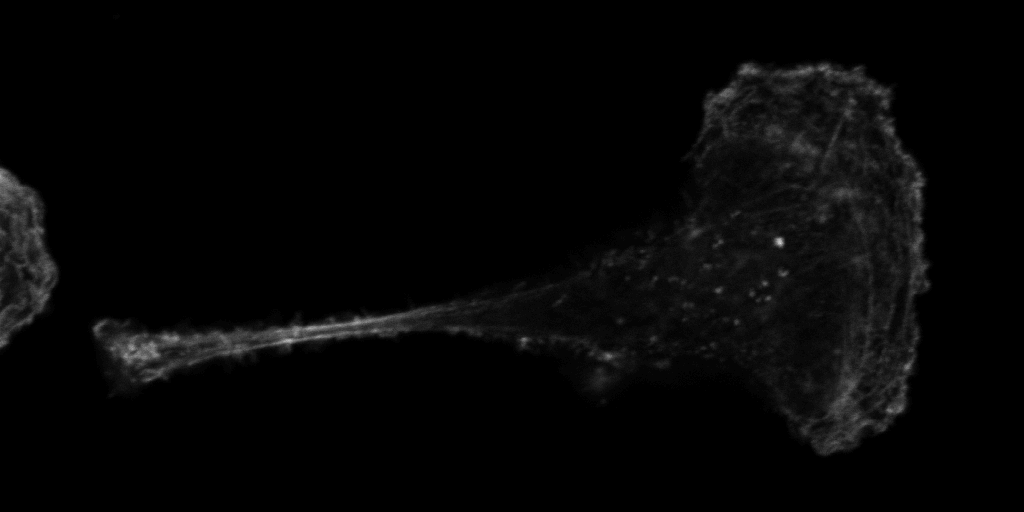
#> input picture Cells_KB.jpg, 1024 x 512 px
$ python manul_approach_Avery.py   (older library calls are emulated)
#> lines starting #> are read from the running program, lines starting #| are printed output that depends on the picture; after the words box and inside, x2 and y2 are one past the last pixel; in counts of white or black regions, pixels touching at a corner belong together
from PIL import Image
import numpy as np
import cv2
from mpl_toolkits.mplot3d import Axes3D
import matplotlib.pyplot as plt
import time
import copy

# [22 lines left out: function timer, not called in this run]

def binary(image,threshold):


#> called with image = 'Cells_KB.jpg', threshold = 0.01
	file = Image.open(image)
#> file is the input picture: PIL image 1024x512 P; min 0, max 209, mean 6.1
	width, height = file.size
#> width = 1024; height = 512
	new_image = Image.new('1', (width, height))
#> new_image: PIL image 1024x512 1; every value is 0
	max_intensity = 0
	min_intensity = 65536

	for x in range(width):
		for y in range(height):

			pxl = file.getpixel((x, y))

			if pxl > max_intensity:
				max_intensity = pxl

			if pxl < min_intensity:
				min_intensity = pxl
#> after the loop, max_intensity = 41; min_intensity = 0

	print(max_intensity)
#| 41
	print(min_intensity)
#| 0

	for x in range(width):
		for y in range(height):

			pxl_2 = file.getpixel((x, y))
			cutoff = (max_intensity - min_intensity) * threshold
			if cutoff != 0:
				if pxl_2 >= cutoff:
					new_image.putpixel((x,y), 1)

				else:
					new_image.putpixel((x,y), 0)

			if cutoff == 0:
				if pxl_2 > cutoff:
					new_image.putpixel((x,y), 1)
				else:
					new_image.putpixel((x,y), 0)
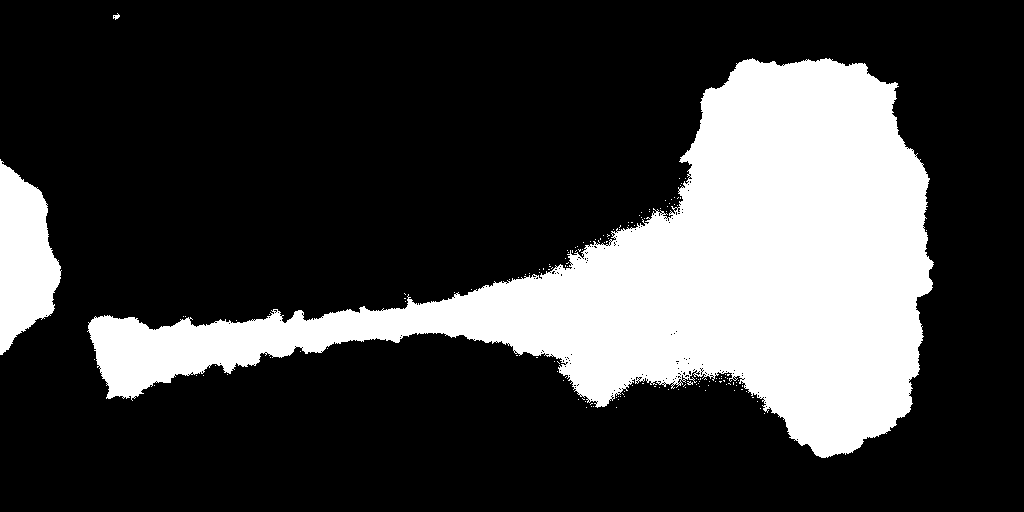
#> new_image: PIL image 1024x512 1; 24.8% white; 150 white regions (147 under 20 px), largest, box (x1, y1, x2, y2) and area: (87, 58, 934, 458) 121715, (0, 159, 62, 355) 7880, (113, 13, 120, 20) 26


	new_image.save("binary_image.png", "PNG")
	#new_image.show()

	return "binary_image.png"


def denoise(image):

#> called with image = 'binary_image.png'
	file = Image.open(image)
	width, height = file.size
#> width = 1024; height = 512
	new_image = Image.open(image)
	for x in range(1, width - 1):
		for y in range(1, height - 1):


			pxl_top = file.getpixel((x, y - 1))
			pxl_bottom = file.getpixel((x, y + 1))
			pxl_left = file.getpixel((x - 1, y))
			pxl_right = file.getpixel((x + 1, y))

			neighbor_pxl = pxl_top + pxl_bottom + pxl_left + pxl_right

			if neighbor_pxl == 0:
				new_image.putpixel((x,y), 0)

			if neighbor_pxl == 4:
				new_image.putpixel((x,y), 1)
#> new_image: PIL image 1024x512 1; 24.7% white; 42 white regions (39 under 20 px), largest, box (x1, y1, x2, y2) and area: (88, 58, 934, 458) 121566, (0, 159, 61, 355) 7872, (113, 14, 120, 20) 25

	new_image.save("denoised_binary_image.png", "PNG")
	#new_image.show()

	return "denoised_binary_image.png"


def hyper_denoise(image):

#> called with image = 'binary_image.png'
	direction = [(-1, -1), (-1, 0), (-1, 1), (0, -1), (0, 0), (0, 1), (1, -1), (1, 0), (1, 1)]

	file = Image.open(image)

	width, height = file.size
#> width = 1024; height = 512

	new_image = Image.open(image)


	# is it suppose to be 3? every 3 or every 2?

	for x in range(1, width - 1):
		for y in range(1, height - 1):

			neighbor_pixel = 0

			for i in direction:

				pxl_3 = file.getpixel((x + i[0], y + i[1]))

				neighbor_pixel = neighbor_pixel + pxl_3

			if neighbor_pixel >= 5:
				new_image.putpixel((x,y), 1)

			else:
				new_image.putpixel((x,y), 0)
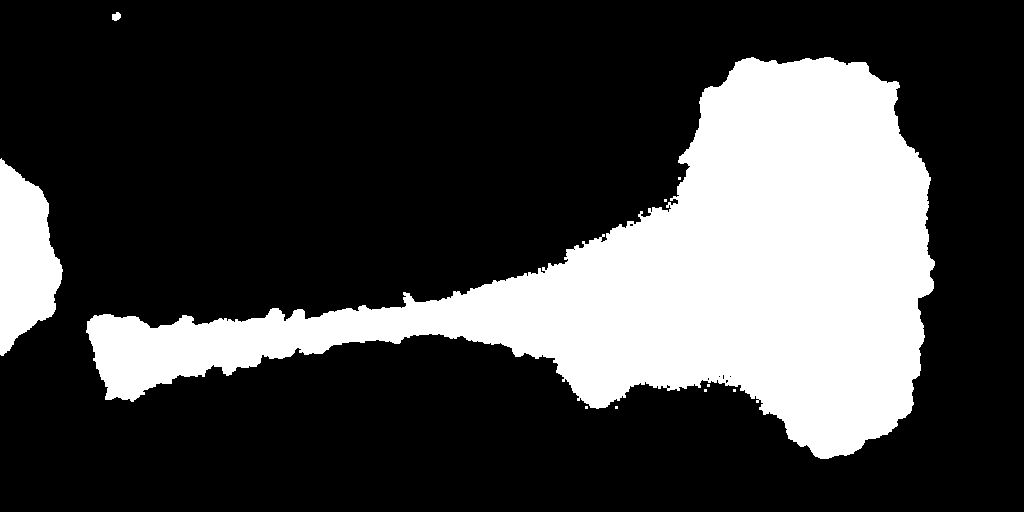
#> new_image: PIL image 1024x512 1; 25.9% white; 10 white regions (7 under 20 px), largest, box (x1, y1, x2, y2) and area: (86, 57, 935, 459) 127410, (0, 158, 63, 356) 8254, (112, 12, 121, 21) 61

	new_image.save("hyper_denoised_binary_image.png", "PNG")
	# new_image.show()

	return "hyper_denoised_binary_image.png"


	# for i in range(iteration):
	# 	di = denoise(image)

# [138 lines left out: functions ultra_hyper_denoise, background_corr, histo_plot, not called in this run]

def outline(image, threshold, iteration, kernel_size, maxlevel):
#> called with image = 'hyper_denoised_binary_image.png', threshold = 1, iteration = 1, kernel_size = 3, maxlevel = 0
	gwash = cv2.imread(image) #import image
	gwashBW = cv2.cvtColor(gwash, cv2.COLOR_BGR2GRAY) #change to grayscale


	# plt.imshow(gwashBW, 'gray') #this is matplotlib solution (Figure 1)
	# plt.xticks([]), plt.yticks([])
	# plt.show()

	cv2.imshow('gwash', gwashBW) #this is for native openCV display
	cv2.waitKey(0)

	ret,thresh1 = cv2.threshold(gwashBW, threshold, 255, cv2.THRESH_BINARY) #the value of 15 is chosen by trial-and-error to produce the best outline of the skull
#> ret = 1
	kernel = np.ones((kernel_size, kernel_size),np.uint8) #square image kernel used for erosion
	erosion = cv2.erode(thresh1, kernel,iterations = iteration) #refines all edges in the binary image
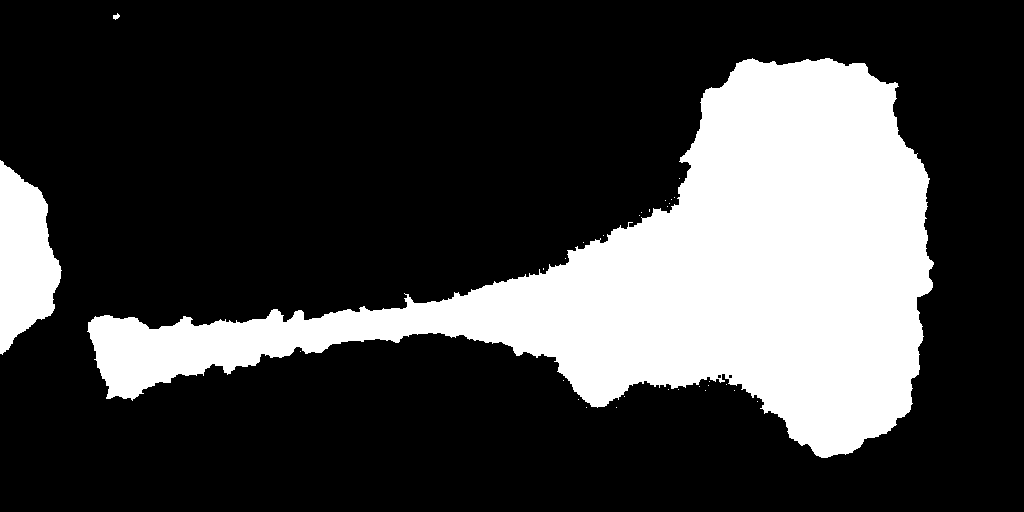
#> erosion: shape (512, 1024); 25.1% white; 31 white regions (28 under 20 px), largest, box (x1, y1, x2, y2) and area: (87, 58, 934, 458) 123757, (0, 160, 62, 355) 7917, (113, 13, 120, 20) 29

	opening = cv2.morphologyEx(erosion, cv2.MORPH_OPEN, kernel)
#> opening: shape (512, 1024); 25.1% white; 4 white regions (1 under 20 px), largest, box (x1, y1, x2, y2) and area: (88, 58, 934, 458) 123547, (0, 161, 61, 354) 7912, (113, 15, 119, 19) 23
	closing = cv2.morphologyEx(opening, cv2.MORPH_CLOSE, kernel) #this is for further removing small noises and holes in the image
#> closing: shape (512, 1024); 25.1% white; 3 white regions

	# plt.imshow(closing, 'gray') #Figure 2
	# plt.xticks([]), plt.yticks([])
	# plt.show()
	# print(len(cv2.findContours(closing,cv2.RETR_TREE,cv2.CHAIN_APPROX_SIMPLE)))
	img, contours, hierarchy = cv2.findContours(closing,cv2.RETR_TREE,cv2.CHAIN_APPROX_SIMPLE) #find contours with simple approximation
#> contours = 4 contours, 2 with area under 20; largest, box (x1, y1, x2, y2) and area: (88, 58, 934, 458) 122318, (0, 161, 61, 354) 7694
	# print(type(closing))
	# print('closing clean:\n', closing)
	# clean_closing = copy.deepcopy(closing)
	cv2.imshow('clean', closing) #Figure 3
	cv2.drawContours(closing, contours, -1, (100, 100, 100), 4)
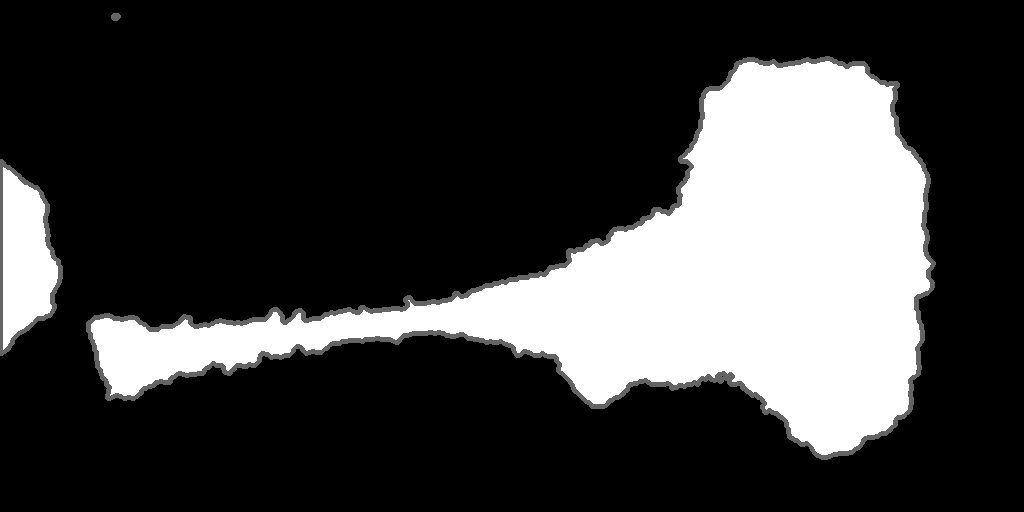
#> closing: shape (512, 1024); min 0, max 255, mean 62.5
	cv2.waitKey(0)

	areas = [] #list to hold all areas
	# [4 lines of commented-out code are left out]

	single_area = cv2.contourArea(contours[1])
#> single_area = 122318
	areas.append(single_area)

	max_area = max(areas)
#> max_area = 122318
	max_area_index = areas.index(max_area) #index of the list element with largest area
#> max_area_index = 0

	print(max_area)
#| 122318.0
	print(max_area_index)
#| 0

	cnt = contours[max_area_index] #largest area contour
#> cnt = contour of 137 points, box (x1, y1, x2, y2) (0, 161, 61, 354), area 7694

	# cnt is in numpy array, the following code turn it into a list
	countour_list = []
	for i in cnt:
		countour_list.append((i[0][0], i[0][1]))
#> this loop made 137 passes
#> i on passes 1 to 12: [[0, 161]], [[0, 353]], [[2, 353]], [[4, 351]], [[5, 351]], [[5, 350]], [[6, 349]], [[8, 349]], [[8, 348]], [[9, 347]], [[9, 346]], [[10, 345]]
#> after the loop, countour_list = 137 pairs, first value 0 to 60, second value 161 to 353

	# print(countour_list)

	# print(countour_list)

	cv2.drawContours(closing, [cnt], 0, (100, 100, 100), 3, maxLevel = maxlevel)
	# cleaner_closing = copy.deepcopy(closing)
	# print(type(closing))
	# print(len(closing), len(closing[0]))
	# total = 0

	# file = Image.open(image)
	# width, height = file.size

	# new_image = Image.new('1', (width, height))

	# for y in range(len(closing)):
	# 	for x in range(len(closing[0])):
	# 		if closing[y][x] > 0:
	# 			total = total + 1
	# 			new_image.putpixel((x,y), 1)

	# 		else:
	# 			new_image.putpixel((x,y), 0)
	# 		# total = total + y


	# new_image.show()


	# # area_total = width * height

	# # closing_fraction = total/area_total
	# # print(total)
	# # print(area_total)
	# # print(closing_fraction)


	# # print(total)
	# # if np.all(clean_closing == cleaner_closing):
	# # 	print('True')
	# # else:
	# # 	print('False')
	cv2.imshow('cleaner', closing)
	cv2.waitKey(0)
	# [16 lines of commented-out code are left out]


if __name__ == "__main__":

	# plt = histo_plot("Cells_KB.jpg")

	# plt.show()

	a = binary("Cells_KB.jpg", 0.01)

	b = denoise(a)

	c = hyper_denoise(a)

	outline(c, threshold = 1, iteration = 1, kernel_size = 3, maxlevel = 0)

	# file = Image.open("n1001z3c2.tif")
	# file.show()

	# d = background_corr("n1001z3c2.tif", 0.25)
